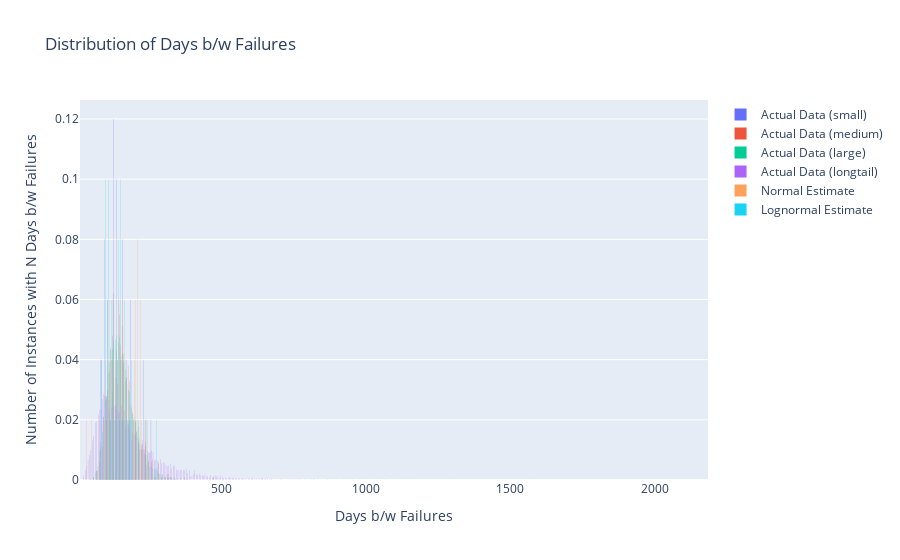

Source (notebook cell):
### Code cell
# estimate parameters for normal
lognormal_mean = np.log(dataset_small).mean()
lognormal_sigma = np.sqrt(
    ((np.log(dataset_small) - np.log(dataset_small).mean())**2).mean()
)

lognormal_samples = np.random.lognormal(
    mean=lognormal_mean,
    sigma=lognormal_sigma,
    size=n_pts_small,
)

fig = visualize(
    lognormal_samples,
    fig=fig,
    fig_title="Distribution of Days b/w Failures",
    x_title="Days b/w Failures",
    y_title="Number of Instances with N Days b/w Failures",
    trace_name="Lognormal Estimate"
)
fig.show()

### Figure 1 — Plotly figure (JSON) as saved in the notebook; plotly's stock layout.template omitted (floating-point values rounded to 4 significant figures; data arrays with more than 128 entries replaced by an {"elided": "..."} marker saying what was removed)
{"data": [{"histnorm": "probability", "name": "Actual Data (small)", "type": "histogram", "x": [172.3, 142.4, 180.2, 234.4, 138.3, 138.3, 238.4, 186.8, 128.9, 174.6, 129.2, 129.1, 159.6, 83.6, 88.46, 125.4, 109.5, 163.1, 113.0, 97.16, 230.4, 138.7, 151.5, 96.79, 126.1, 153.4, 105.1, 166.1, 123.9, 136.0, 123.9, 258.7, 147.8, 108.1, 190.0, 102.9, 158.0, 82.44, 99.64, 157.4, 185.2, 156.2, 143.4, 135.6, 95.24, 119.6, 129.3, 203.8, 164.5, 87.45]}, {"histnorm": "probability", "name": "Actual Data (medium)", "type": "histogram", "x": {"elided": "1000 float values"}}, {"histnorm": "probability", "name": "Actual Data (large)", "type": "histogram", "x": {"elided": "10000 float values"}}, {"histnorm": "probability", "name": "Actual Data (longtail)", "type": "histogram", "x": {"elided": "10000 float values"}}, {"histnorm": "probability", "name": "Normal Estimate", "type": "histogram", "x": [223.8, 118.4, 169.3, 150.9, 30.12, 217.9, 172.3, 112.6, 143.0, 96.96, 219.3, 106.9, 122.7, 114.2, 147.5, 200.5, 217.7, 127.8, 159.7, 147.6, 103.8, 243.8, 200.2, 152.0, 209.2, 194.0, 147.6, 157.6, 206.4, 105.3, 213.0, 134.9, 206.9, 144.0, 158.1, 142.8, 122.3, 133.1, 200.9, 49.07, 93.27, 114.4, 99.87, 206.3, 195.9, 168.5, 118.0, 199.1, 78.91, 232.2]}, {"histnorm": "probability", "name": "Lognormal Estimate", "type": "histogram", "x": [114.7, 129.0, 123.1, 103.0, 236.6, 172.6, 194.3, 98.8, 145.8, 160.3, 149.5, 100.5, 186.9, 143.5, 106.4, 82.92, 164.1, 273.6, 104.7, 145.4, 188.7, 97.54, 121.4, 109.3, 182.3, 200.3, 145.0, 109.8, 122.7, 116.5, 105.8, 134.8, 162.7, 158.9, 138.4, 140.9, 135.6, 96.8, 145.0, 118.0, 95.46, 153.7, 117.1, 147.7, 175.5, 106.6, 142.3, 83.96, 212.2, 95.16]}], "layout": {"title": {"text": "Distribution of Days b/w Failures"}, "xaxis": {"title": {"text": "Days b/w Failures"}}, "yaxis": {"title": {"text": "Number of Instances with N Days b/w Failures"}}}}
